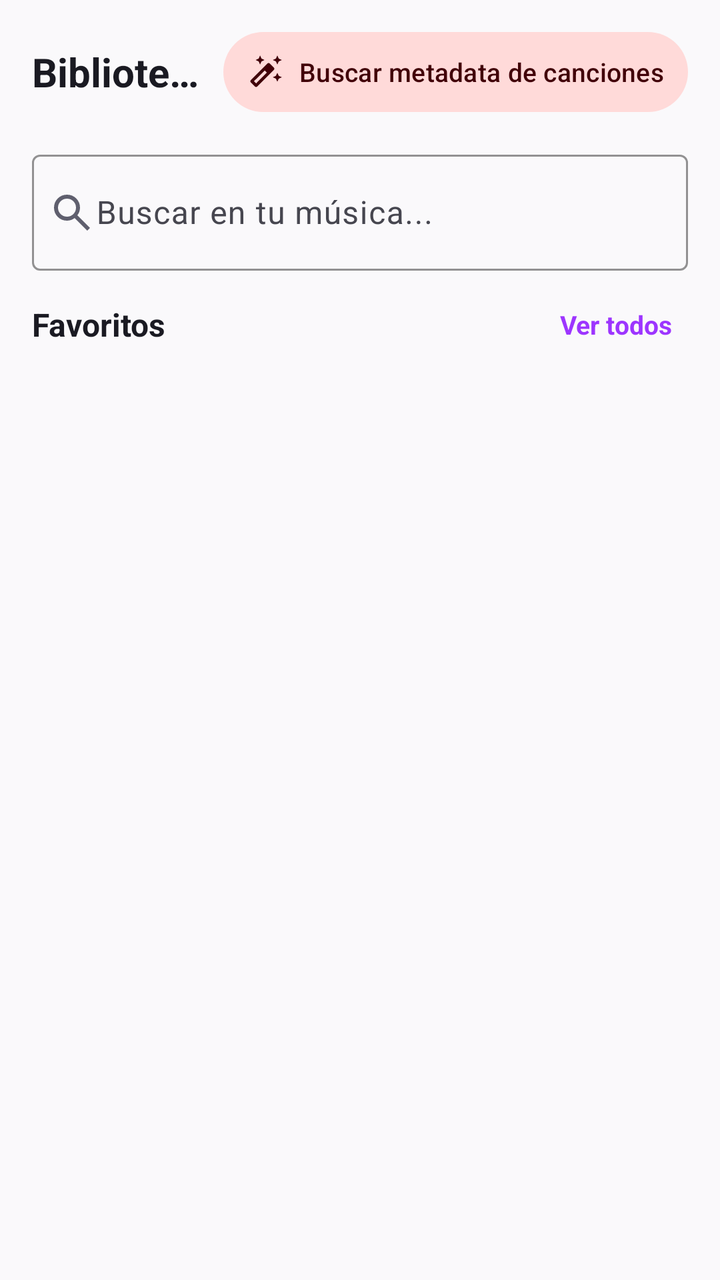
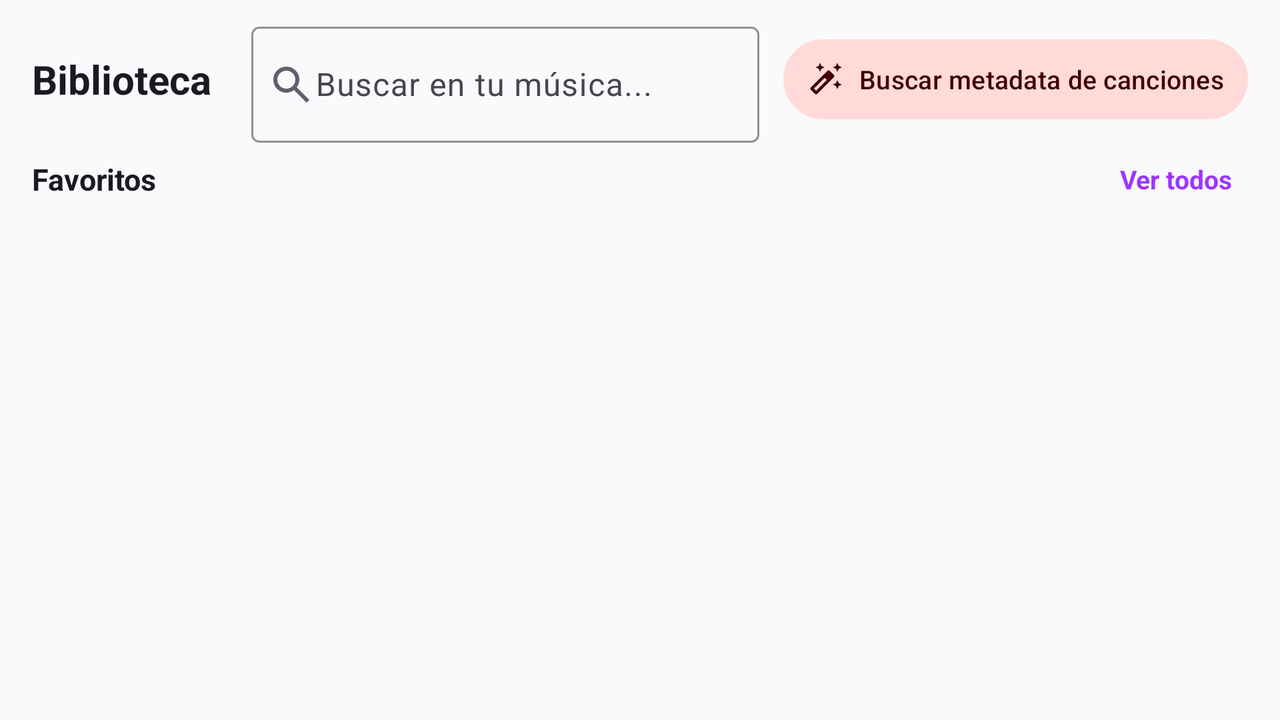

The same Android screen from two of the app's own layout files: first res/layout/ as a phone draws it, then the repository's variant for another configuration, drawn on a device whose configuration selects that folder. Both files follow.
<!-- AndroidManifest.xml: application theme Theme.BeatOhm -->
<!-- res/layout/fragment_library.xml -->
<?xml version="1.0" encoding="utf-8"?>
<LinearLayout xmlns:android="http://schemas.android.com/apk/res/android"
    xmlns:app="http://schemas.android.com/apk/res-auto"
    android:layout_width="match_parent"
    android:layout_height="match_parent"
    android:background="@color/background"
    android:orientation="vertical">

    <LinearLayout
        android:layout_width="match_parent"
        android:layout_height="wrap_content"
        android:layout_marginStart="16dp"
        android:layout_marginEnd="16dp"
        android:layout_marginTop="12dp"
        android:gravity="center_vertical"
        android:orientation="horizontal">

        <TextView
            android:id="@+id/tv_library_title"
            android:layout_width="0dp"
            android:layout_height="wrap_content"
            android:layout_weight="1"
            android:ellipsize="end"
            android:maxLines="1"
            android:text="@string/library_title"
            android:textColor="@color/on_surface"
            android:textSize="20sp"
            android:textStyle="bold" />

        <com.google.android.material.button.MaterialButton
            android:id="@+id/btn_enrich_manual"
            style="@style/Widget.Material3.Button.TonalButton"
            android:layout_width="wrap_content"
            android:layout_height="wrap_content"
            android:layout_marginStart="12dp"
            android:minWidth="0dp"
            android:paddingStart="12dp"
            android:paddingEnd="12dp"
            android:text="@string/enrich_manual"
            android:textSize="13sp"
            android:visibility="visible"
            app:icon="@drawable/ic_auto_fix_high"
            app:iconSize="18dp" />

    </LinearLayout>

    <com.google.android.material.progressindicator.LinearProgressIndicator
        android:id="@+id/progress_enrich"
        android:layout_width="match_parent"
        android:layout_height="wrap_content"
        android:layout_marginStart="16dp"
        android:layout_marginEnd="16dp"
        android:layout_marginTop="12dp"
        android:indeterminate="false"
        android:visibility="gone"
        app:indicatorColor="@color/primary"
        app:trackColor="@color/surface_high"
        app:trackCornerRadius="4dp"
        app:trackThickness="4dp" />

    <TextView
        android:id="@+id/tv_enrich_progress"
        android:layout_width="match_parent"
        android:layout_height="wrap_content"
        android:layout_marginStart="16dp"
        android:layout_marginEnd="16dp"
        android:layout_marginTop="4dp"
        android:textColor="@color/text_secondary"
        android:textSize="12sp"
        android:visibility="gone" />

    <com.google.android.material.textfield.TextInputLayout
        android:id="@+id/til_library_search"
        style="@style/Widget.Material3.TextInputLayout.OutlinedBox"
        android:layout_width="match_parent"
        android:layout_height="wrap_content"
        android:layout_marginStart="16dp"
        android:layout_marginEnd="16dp"
        android:layout_marginTop="12dp"
        android:hint="@string/search_library_hint"
        app:boxStrokeColor="@color/primary"
        app:boxStrokeWidth="1dp"
        app:boxStrokeWidthFocused="1.5dp">

        <com.google.android.material.textfield.TextInputEditText
            android:id="@+id/et_library_search"
            android:layout_width="match_parent"
            android:layout_height="wrap_content"
            android:drawableStart="@drawable/ic_search"
            android:drawableTint="@color/text_secondary"
            android:imeOptions="actionSearch"
            android:inputType="text"
            android:maxLines="1"
            android:paddingStart="8dp"
            android:singleLine="true" />

    </com.google.android.material.textfield.TextInputLayout>

    <com.google.android.material.progressindicator.LinearProgressIndicator
        android:id="@+id/pb_library_scan"
        android:layout_width="match_parent"
        android:layout_height="wrap_content"
        android:layout_marginStart="16dp"
        android:layout_marginEnd="16dp"
        android:layout_marginTop="12dp"
        android:indeterminate="true"
        android:visibility="gone"
        app:indicatorColor="@color/primary"
        app:trackColor="@color/surface_high"
        app:trackCornerRadius="4dp"
        app:trackThickness="4dp" />

    <LinearLayout
        android:id="@+id/ll_favorites_header"
        android:layout_width="match_parent"
        android:layout_height="wrap_content"
        android:layout_marginTop="16dp"
        android:gravity="center_vertical"
        android:orientation="horizontal"
        android:paddingStart="16dp"
        android:paddingEnd="16dp">

        <TextView
            android:id="@+id/tv_favorites_header"
            android:layout_width="0dp"
            android:layout_height="wrap_content"
            android:layout_weight="1"
            android:text="@string/favorites"
            android:textColor="@color/on_surface"
            android:textSize="16sp"
            android:textStyle="bold" />

        <TextView
            android:id="@+id/tv_see_all_favorites"
            android:layout_width="wrap_content"
            android:layout_height="wrap_content"
            android:background="?attr/selectableItemBackgroundBorderless"
            android:paddingStart="8dp"
            android:paddingEnd="8dp"
            android:text="@string/see_all"
            android:textColor="@color/primary"
            android:textSize="13sp"
            android:textStyle="bold" />

    </LinearLayout>

    <androidx.recyclerview.widget.RecyclerView
        android:id="@+id/rv_library_favorites"
        android:layout_width="match_parent"
        android:layout_height="wrap_content"
        android:layout_marginTop="8dp"
        android:clipToPadding="false"
        android:paddingStart="16dp"
        android:paddingEnd="16dp"
        android:scrollbars="none"
        android:visibility="gone" />

    <androidx.recyclerview.widget.RecyclerView
        android:id="@+id/rv_library_categories"
        android:layout_width="match_parent"
        android:layout_height="0dp"
        android:layout_marginTop="4dp"
        android:layout_weight="1"
        android:clipToPadding="false"
        android:paddingStart="10dp"
        android:paddingEnd="10dp"
        android:paddingBottom="16dp"
        android:scrollbars="none" />

    <LinearLayout
        android:id="@+id/ll_library_empty"
        android:layout_width="match_parent"
        android:layout_height="0dp"
        android:layout_weight="1"
        android:gravity="center"
        android:orientation="vertical"
        android:paddingStart="32dp"
        android:paddingEnd="32dp"
        android:paddingBottom="32dp"
        android:visibility="gone">

        <TextView
            android:layout_width="wrap_content"
            android:layout_height="wrap_content"
            android:text="@string/empty_state_equalizer"
            android:textColor="@color/secondary"
            android:textSize="44sp"
            android:textStyle="bold" />

        <TextView
            android:layout_width="wrap_content"
            android:layout_height="wrap_content"
            android:layout_marginTop="12dp"
            android:gravity="center"
            android:text="@string/library_empty_hint"
            android:textAlignment="center"
            android:textColor="@color/text_secondary"
            android:textSize="15sp" />

    </LinearLayout>

</LinearLayout>
<!-- resources referenced by this layout -->
<resources>
  <color name="background">#FAF9FB</color>
  <color name="on_surface">#1A1A22</color>
  <color name="primary">#9D35FF</color>
  <color name="secondary">#FF304F</color>
  <color name="surface_high">#E8E7ED</color>
  <color name="text_secondary">#5F5F6E</color>
  <!-- drawable ic_auto_fix_high (drawable) -->
  <vector xmlns:android="http://schemas.android.com/apk/res/android"
      android:width="24dp"
      android:height="24dp"
      android:viewportWidth="24"
      android:viewportHeight="24">
      <path
          android:fillColor="#FFFFFF"
          android:pathData="m 20 7 l -0.95 -2.05 L 17 4 l 2.05 -0.95 L 20 1 l 0.95 2.05 L 23 4 l -2.05 0.95 Z M 8.5 7 l -0.95 -2.05 L 5.5 4 l 2.05 -0.95 L 8.5 1 l 0.95 2.05 L 11.5 4 l -2.05 0.95 Z M 20 18.5 l -0.95 -2.05 L 17 15.5 l 2.05 -0.95 l 0.95 -2.05 l 0.95 2.05 l 2.05 0.95 l -2.05 0.95 Z M 5.1 21.7 l -2.8 -2.8 q -0.3 -0.3 -0.3 -0.725 t 0.3 -0.725 L 13.45 6.3 q 0.3 -0.3 0.725 -0.3 t 0.725 0.3 l 2.8 2.8 q 0.3 0.3 0.3 0.725 t -0.3 0.725 L 6.55 21.7 q -0.3 0.3 -0.725 0.3 t -0.725 -0.3 Z m 0.75 -2.1 L 13 12.4 L 11.6 11 l -7.2 7.15 Z" />
  </vector>
  <!-- drawable ic_search (drawable) -->
  <vector xmlns:android="http://schemas.android.com/apk/res/android"
      android:width="24dp"
      android:height="24dp"
      android:viewportWidth="24"
      android:viewportHeight="24">
      <path
          android:fillColor="#FFFFFF"
          android:pathData="M 19.6 21 L 13.3 14.7 q -0.75 0.6 -1.725 0.95 t -2.075 0.35 q -2.725 0 -4.6125 -1.8875 T 3 9.5 q 0 -2.725 1.8875 -4.6125 T 9.5 3 q 2.725 0 4.6125 1.8875 T 16 9.5 q 0 1.1 -0.35 2.075 t -0.95 1.725 l 6.3 6.3 l -1.4 1.4 Z M 9.5 14 q 1.875 0 3.1875 -1.3125 T 14 9.5 q 0 -1.875 -1.3125 -3.1875 T 9.5 5 q -1.875 0 -3.1875 1.3125 T 5 9.5 q 0 1.875 1.3125 3.1875 T 9.5 14 Z" />
  </vector>
  <string name="empty_state_equalizer">▂ ▅ ▇ ▅ ▂</string>
  <string name="enrich_manual">Buscar metadata de canciones</string>
  <string name="favorites">Favoritos</string>
  <string name="library_empty_hint">Agrega carpetas en Biblioteca &gt; Carpetas</string>
  <string name="library_title">Biblioteca</string>
  <string name="search_library_hint">Buscar en tu música...</string>
  <string name="see_all">Ver todos</string>
  <color name="on_primary">#FFFFFF</color>
  <color name="primary_container">#EADDFF</color>
  <color name="on_primary_container">#21005E</color>
  <color name="on_secondary">#FFFFFF</color>
  <color name="secondary_container">#FFDAD9</color>
  <color name="on_secondary_container">#410008</color>
  <color name="surface">#FFFFFF</color>
  <color name="surface_variant">#E4E3EA</color>
  <color name="on_surface_variant">#46464F</color>
  <color name="surface_low">#F0EFF5</color>
  <color name="outline">#C8C7CE</color>
  <!-- some entries are left out for length -->
</resources>
<!-- res/layout-land/fragment_library.xml (the repository's variant of the layout above) -->
<!-- drawn on the phone turned sideways -->
<?xml version="1.0" encoding="utf-8"?>
<LinearLayout xmlns:android="http://schemas.android.com/apk/res/android"
    xmlns:app="http://schemas.android.com/apk/res-auto"
    android:layout_width="match_parent"
    android:layout_height="match_parent"
    android:background="@color/background"
    android:orientation="vertical">

    <LinearLayout
        android:layout_width="match_parent"
        android:layout_height="wrap_content"
        android:layout_marginStart="16dp"
        android:layout_marginEnd="16dp"
        android:layout_marginTop="8dp"
        android:gravity="center_vertical"
        android:orientation="horizontal">

        <TextView
            android:id="@+id/tv_library_title"
            android:layout_width="wrap_content"
            android:layout_height="wrap_content"
            android:ellipsize="end"
            android:maxLines="1"
            android:text="@string/library_title"
            android:textColor="@color/on_surface"
            android:textSize="20sp"
            android:textStyle="bold" />

        <com.google.android.material.textfield.TextInputLayout
            android:id="@+id/til_library_search"
            style="@style/Widget.Material3.TextInputLayout.OutlinedBox"
            android:layout_width="0dp"
            android:layout_height="wrap_content"
            android:layout_marginStart="20dp"
            android:layout_weight="1"
            android:hint="@string/search_library_hint"
            app:boxStrokeColor="@color/primary"
            app:boxStrokeWidth="1dp"
            app:boxStrokeWidthFocused="1.5dp">

            <com.google.android.material.textfield.TextInputEditText
                android:id="@+id/et_library_search"
                android:layout_width="match_parent"
                android:layout_height="wrap_content"
                android:drawableStart="@drawable/ic_search"
                android:drawableTint="@color/text_secondary"
                android:imeOptions="actionSearch"
                android:inputType="text"
                android:maxLines="1"
                android:paddingStart="8dp"
                android:singleLine="true" />

        </com.google.android.material.textfield.TextInputLayout>

        <com.google.android.material.button.MaterialButton
            android:id="@+id/btn_enrich_manual"
            style="@style/Widget.Material3.Button.TonalButton"
            android:layout_width="wrap_content"
            android:layout_height="wrap_content"
            android:layout_marginStart="12dp"
            android:minWidth="0dp"
            android:paddingStart="12dp"
            android:paddingEnd="12dp"
            android:text="@string/enrich_manual"
            android:textSize="13sp"
            android:visibility="visible"
            app:icon="@drawable/ic_auto_fix_high"
            app:iconSize="18dp" />

    </LinearLayout>

    <LinearLayout
        android:layout_width="match_parent"
        android:layout_height="wrap_content"
        android:layout_marginStart="16dp"
        android:layout_marginEnd="16dp"
        android:gravity="center_vertical"
        android:orientation="horizontal">

        <com.google.android.material.progressindicator.LinearProgressIndicator
            android:id="@+id/progress_enrich"
            android:layout_width="0dp"
            android:layout_height="wrap_content"
            android:layout_weight="1"
            android:indeterminate="false"
            android:visibility="gone"
            app:indicatorColor="@color/primary"
            app:trackColor="@color/surface_high"
            app:trackCornerRadius="4dp"
            app:trackThickness="4dp" />

        <TextView
            android:id="@+id/tv_enrich_progress"
            android:layout_width="wrap_content"
            android:layout_height="wrap_content"
            android:layout_marginStart="12dp"
            android:textColor="@color/text_secondary"
            android:textSize="12sp"
            android:visibility="gone" />

    </LinearLayout>

    <com.google.android.material.progressindicator.LinearProgressIndicator
        android:id="@+id/pb_library_scan"
        android:layout_width="match_parent"
        android:layout_height="wrap_content"
        android:layout_marginStart="16dp"
        android:layout_marginEnd="16dp"
        android:layout_marginTop="8dp"
        android:indeterminate="true"
        android:visibility="gone"
        app:indicatorColor="@color/primary"
        app:trackColor="@color/surface_high"
        app:trackCornerRadius="4dp"
        app:trackThickness="4dp" />

    <LinearLayout
        android:id="@+id/ll_favorites_header"
        android:layout_width="match_parent"
        android:layout_height="wrap_content"
        android:layout_marginTop="8dp"
        android:gravity="center_vertical"
        android:orientation="horizontal"
        android:paddingStart="16dp"
        android:paddingEnd="16dp">

        <TextView
            android:id="@+id/tv_favorites_header"
            android:layout_width="0dp"
            android:layout_height="wrap_content"
            android:layout_weight="1"
            android:text="@string/favorites"
            android:textColor="@color/on_surface"
            android:textSize="15sp"
            android:textStyle="bold" />

        <TextView
            android:id="@+id/tv_see_all_favorites"
            android:layout_width="wrap_content"
            android:layout_height="wrap_content"
            android:background="?attr/selectableItemBackgroundBorderless"
            android:paddingStart="8dp"
            android:paddingEnd="8dp"
            android:text="@string/see_all"
            android:textColor="@color/primary"
            android:textSize="13sp"
            android:textStyle="bold" />

    </LinearLayout>

    <androidx.recyclerview.widget.RecyclerView
        android:id="@+id/rv_library_favorites"
        android:layout_width="match_parent"
        android:layout_height="64dp"
        android:layout_marginTop="6dp"
        android:clipToPadding="false"
        android:paddingStart="16dp"
        android:paddingEnd="16dp"
        android:scrollbars="none"
        android:visibility="gone" />

    <FrameLayout
        android:layout_width="match_parent"
        android:layout_height="0dp"
        android:layout_weight="1">

        <androidx.recyclerview.widget.RecyclerView
            android:id="@+id/rv_library_categories"
            android:layout_width="match_parent"
            android:layout_height="match_parent"
            android:layout_marginTop="4dp"
            android:clipToPadding="false"
            android:paddingStart="10dp"
            android:paddingEnd="10dp"
            android:paddingBottom="12dp"
            android:scrollbars="none" />

        <LinearLayout
            android:id="@+id/ll_library_empty"
            android:layout_width="match_parent"
            android:layout_height="match_parent"
            android:gravity="center"
            android:orientation="vertical"
            android:paddingStart="32dp"
            android:paddingEnd="32dp"
            android:visibility="gone">

            <TextView
                android:layout_width="wrap_content"
                android:layout_height="wrap_content"
                android:text="@string/empty_state_equalizer"
                android:textColor="@color/secondary"
                android:textSize="40sp"
                android:textStyle="bold" />

            <TextView
                android:layout_width="wrap_content"
                android:layout_height="wrap_content"
                android:layout_marginTop="12dp"
                android:gravity="center"
                android:text="@string/library_empty_hint"
                android:textAlignment="center"
                android:textColor="@color/text_secondary"
                android:textSize="15sp" />

        </LinearLayout>

    </FrameLayout>

</LinearLayout>
